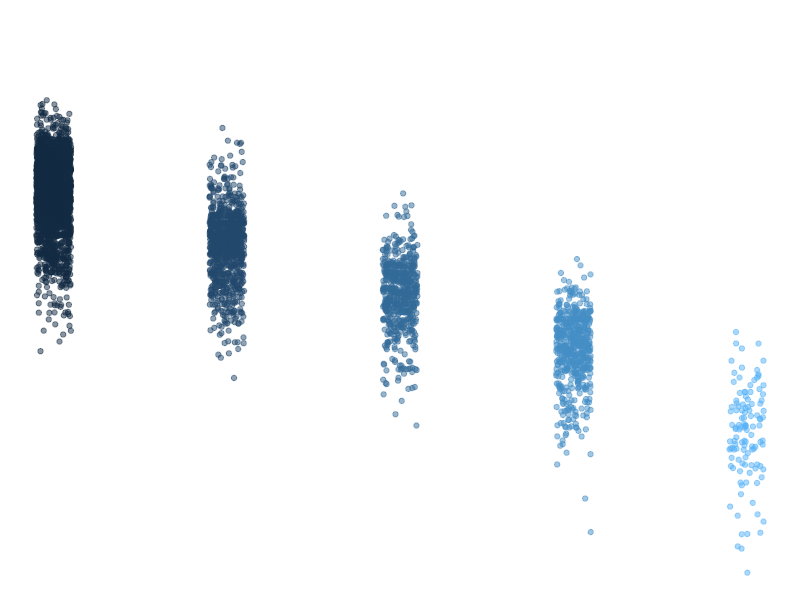

Write R code to recreate this figure.
## ---- chunk 1
knitr::opts_chunk$set(echo = TRUE)
library(tidyverse)
## ---- chunk 2
summary(storms)
## ---- chunk 3
names(storms)
## ---- chunk 4
ggplot(data = storms, aes(x = category, y = pressure)) +
  geom_jitter(width = 0.1, 
              alpha = 0.5,
              aes(color = category),
              show.legend = FALSE) +
  labs(x = "Storm Category", 
       y = "Air pressure at storm center (millibars)"
       ) +
  theme_void()
